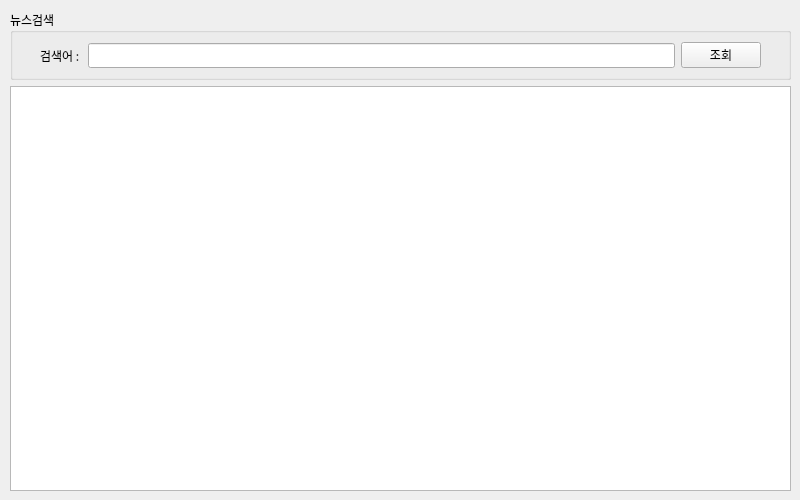
<?xml version="1.0" encoding="UTF-8"?>
<ui version="4.0">
 <class>Form</class>
 <widget class="QWidget" name="Form">
  <property name="geometry">
   <rect>
    <x>0</x>
    <y>0</y>
    <width>800</width>
    <height>500</height>
   </rect>
  </property>
  <property name="maximumSize">
   <size>
    <width>800</width>
    <height>500</height>
   </size>
  </property>
  <property name="font">
   <font>
    <family>맑은 고딕</family>
   </font>
  </property>
  <property name="windowTitle">
   <string>네이버 뉴스 검색앱</string>
  </property>
  <widget class="QWidget" name="verticalLayoutWidget">
   <property name="geometry">
    <rect>
     <x>10</x>
     <y>10</y>
     <width>781</width>
     <height>481</height>
    </rect>
   </property>
   <layout class="QVBoxLayout" name="verticalLayout">
    <item>
     <widget class="QGroupBox" name="groupBox">
      <property name="sizePolicy">
       <sizepolicy hsizetype="Preferred" vsizetype="Minimum">
        <horstretch>0</horstretch>
        <verstretch>0</verstretch>
       </sizepolicy>
      </property>
      <property name="minimumSize">
       <size>
        <width>0</width>
        <height>70</height>
       </size>
      </property>
      <property name="title">
       <string>뉴스검색</string>
      </property>
      <widget class="QWidget" name="horizontalLayoutWidget">
       <property name="geometry">
        <rect>
         <x>30</x>
         <y>30</y>
         <width>721</width>
         <height>31</height>
        </rect>
       </property>
       <layout class="QHBoxLayout" name="horizontalLayout">
        <item>
         <widget class="QLabel" name="label">
          <property name="text">
           <string>검색어 : </string>
          </property>
         </widget>
        </item>
        <item>
         <widget class="QLineEdit" name="txtSearchWord"/>
        </item>
        <item>
         <widget class="QPushButton" name="btnSearch">
          <property name="text">
           <string>조회</string>
          </property>
         </widget>
        </item>
       </layout>
      </widget>
     </widget>
    </item>
    <item>
     <widget class="QTableWidget" name="tblSearchResult"/>
    </item>
   </layout>
  </widget>
 </widget>
 <resources/>
 <connections/>
</ui>
